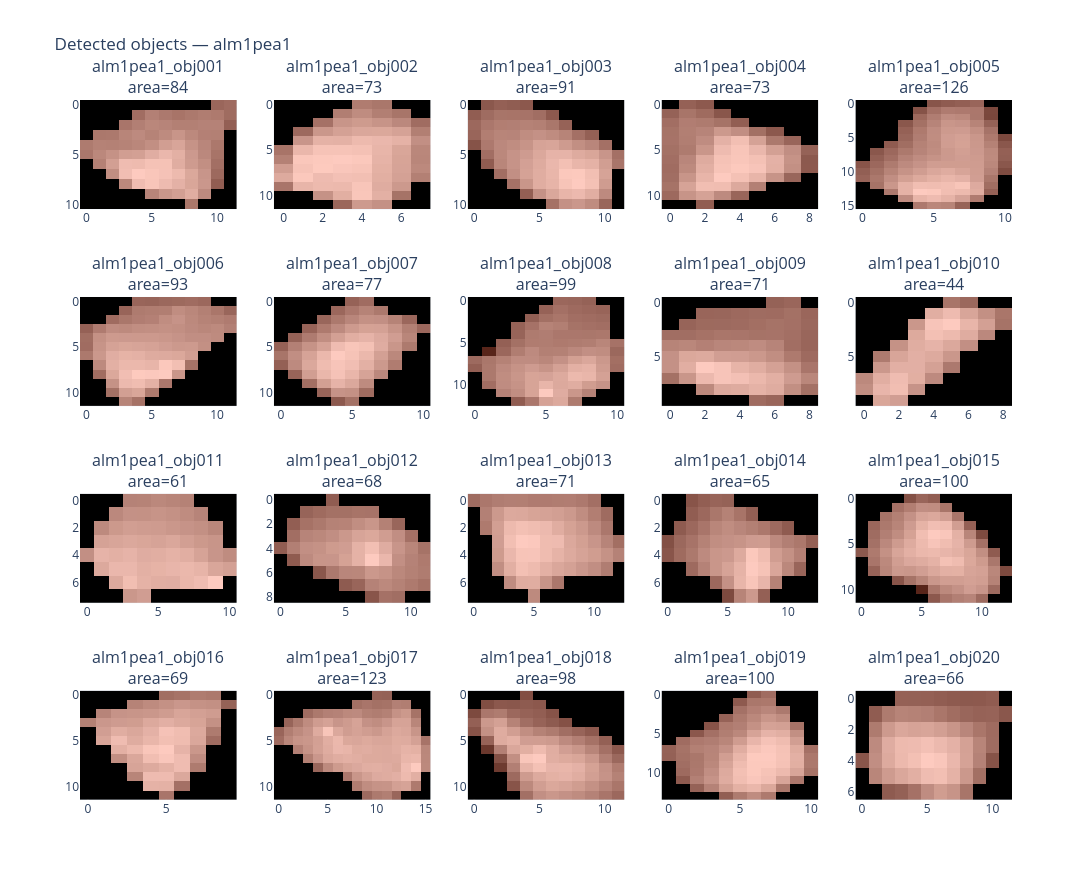
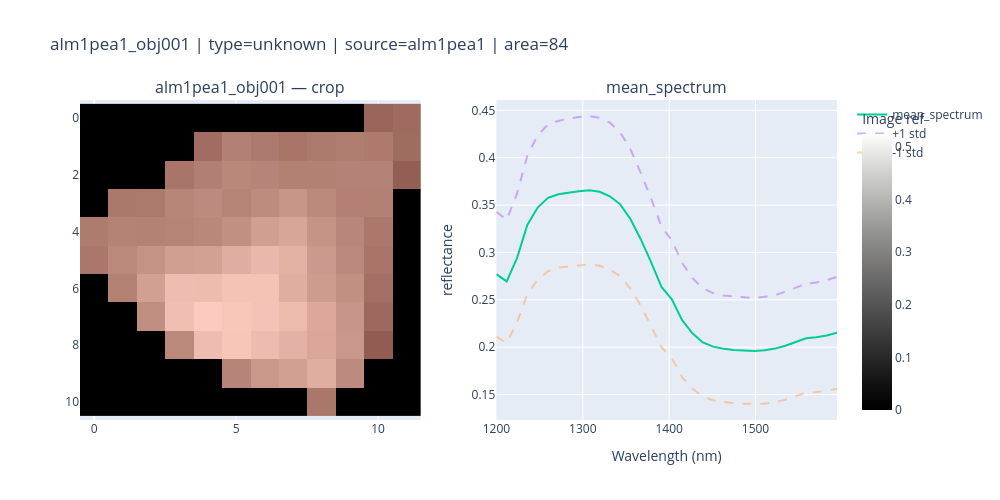

The notebook cell saved with these charts, in order:
### Code cell
if RUN_QC_PLOTS and len(object_db) > 0:
    first_image_key = image_summary_df.loc[
        image_summary_df["n_objects"] > 0,
        "clean_key",
    ].iloc[0]

    print("Object grid for:", first_image_key)

    plot_object_grid(
        object_db,
        source_image=first_image_key,
        title=f"Detected objects — {first_image_key}",
        max_objects=N_QC_OBJECTS,
        show=True,
    )

    first_object_id = object_summary_df.loc[
        object_summary_df["source_clean_key"].eq(first_image_key),
        "object_id",
    ].iloc[0]

    print("Single object view:", first_object_id)

    plot_object_view(
        object_db,
        object_id=first_object_id,
        spectrum_field="mean_spectrum",
        show=True,
    )
else:
    print("Object QC plots skipped.")

### Figure 1 — Plotly figure (JSON) as saved in the notebook; plotly's stock layout.template omitted (floating-point values rounded to 4 significant figures; data arrays with more than 128 entries replaced by an {"elided": "..."} marker saying what was removed)
{"data": [{"colorscale": [[0, "rgb(0, 0, 0)"], [0.09091, "rgb(16, 16, 16)"], [0.1818, "rgb(38, 38, 38)"], [0.2727, "rgb(59, 59, 59)"], [0.3636, "rgb(81, 80, 80)"], [0.4545, "rgb(102, 101, 101)"], [0.5455, "rgb(124, 123, 122)"], [0.6364, "rgb(146, 146, 145)"], [0.7273, "rgb(171, 171, 170)"], [0.8182, "rgb(197, 197, 195)"], [0.9091, "rgb(224, 224, 223)"], [1, "rgb(254, 254, 253)"]], "showscale": false, "type": "heatmap", "xaxis": "x", "yaxis": "y", "z": {"elided": "11x12 float values"}}, {"colorscale": [[0, "rgb(255,245,240)"], [0.125, "rgb(254,224,210)"], [0.25, "rgb(252,187,161)"], [0.375, "rgb(252,146,114)"], [0.5, "rgb(251,106,74)"], [0.625, "rgb(239,59,44)"], [0.75, "rgb(203,24,29)"], [0.875, "rgb(165,15,21)"], [1, "rgb(103,0,13)"]], "opacity": 0.35, "showscale": false, "type": "heatmap", "xaxis": "x", "yaxis": "y", "z": {"elided": "11x12 float values"}}, {"colorscale": [[0, "rgb(0, 0, 0)"], [0.09091, "rgb(16, 16, 16)"], [0.1818, "rgb(38, 38, 38)"], [0.2727, "rgb(59, 59, 59)"], [0.3636, "rgb(81, 80, 80)"], [0.4545, "rgb(102, 101, 101)"], [0.5455, "rgb(124, 123, 122)"], [0.6364, "rgb(146, 146, 145)"], [0.7273, "rgb(171, 171, 170)"], [0.8182, "rgb(197, 197, 195)"], [0.9091, "rgb(224, 224, 223)"], [1, "rgb(254, 254, 253)"]], "showscale": false, "type": "heatmap", "xaxis": "x2", "yaxis": "y2", "z": [[0.0, 0.0, 0.0, 0.0, 0.2998, 0.283, 0.0, 0.0], [0.0, 0.0, 0.0, 0.3041, 0.345, 0.3077, 0.276, 0.0], [0.0, 0.0, 0.2663, 0.3706, 0.3865, 0.3692, 0.3356, 0.2487], [0.0, 0.2391, 0.3756, 0.4042, 0.4195, 0.4216, 0.4071, 0.3073], [0.0, 0.373, 0.4499, 0.4466, 0.4688, 0.4632, 0.4496, 0.3568], [0.2745, 0.4612, 0.49, 0.4909, 0.4861, 0.4557, 0.4162, 0.3325], [0.3146, 0.4993, 0.5048, 0.5074, 0.5013, 0.4514, 0.4108, 0.3288], [0.3936, 0.4911, 0.506, 0.4985, 0.4917, 0.4454, 0.4099, 0.3372], [0.428, 0.5013, 0.4727, 0.4842, 0.4811, 0.4403, 0.4053, 0.3099], [0.2792, 0.4568, 0.469, 0.4664, 0.495, 0.4341, 0.3817, 0.0], [0.0, 0.0, 0.3639, 0.4407, 0.4965, 0.4444, 0.2707, 0.0], [0.0, 0.0, 0.0, 0.2331, 0.3856, 0.3602, 0.0, 0.0]]}, {"colorscale": [[0, "rgb(255,245,240)"], [0.125, "rgb(254,224,210)"], [0.25, "rgb(252,187,161)"], [0.375, "rgb(252,146,114)"], [0.5, "rgb(251,106,74)"], [0.625, "rgb(239,59,44)"], [0.75, "rgb(203,24,29)"], [0.875, "rgb(165,15,21)"], [1, "rgb(103,0,13)"]], "opacity": 0.35, "showscale": false, "type": "heatmap", "xaxis": "x2", "yaxis": "y2", "z": [[NaN, NaN, NaN, NaN, 1.0, 1.0, NaN, NaN], [NaN, NaN, NaN, 1.0, 1.0, 1.0, 1.0, NaN], [NaN, NaN, 1.0, 1.0, 1.0, 1.0, 1.0, 1.0], [NaN, 1.0, 1.0, 1.0, 1.0, 1.0, 1.0, 1.0], [NaN, 1.0, 1.0, 1.0, 1.0, 1.0, 1.0, 1.0], [1.0, 1.0, 1.0, 1.0, 1.0, 1.0, 1.0, 1.0], [1.0, 1.0, 1.0, 1.0, 1.0, 1.0, 1.0, 1.0], [1.0, 1.0, 1.0, 1.0, 1.0, 1.0, 1.0, 1.0], [1.0, 1.0, 1.0, 1.0, 1.0, 1.0, 1.0, 1.0], [1.0, 1.0, 1.0, 1.0, 1.0, 1.0, 1.0, NaN], [NaN, NaN, 1.0, 1.0, 1.0, 1.0, 1.0, NaN], [NaN, NaN, NaN, 1.0, 1.0, 1.0, NaN, NaN]]}, {"colorscale": [[0, "rgb(0, 0, 0)"], [0.09091, "rgb(16, 16, 16)"], [0.1818, "rgb(38, 38, 38)"], [0.2727, "rgb(59, 59, 59)"], [0.3636, "rgb(81, 80, 80)"], [0.4545, "rgb(102, 101, 101)"], [0.5455, "rgb(124, 123, 122)"], [0.6364, "rgb(146, 146, 145)"], [0.7273, "rgb(171, 171, 170)"], [0.8182, "rgb(197, 197, 195)"], [0.9091, "rgb(224, 224, 223)"], [1, "rgb(254, 254, 253)"]], "showscale": false, "type": "heatmap", "xaxis": "x3", "yaxis": "y3", "z": {"elided": "11x12 float values"}}, {"colorscale": [[0, "rgb(255,245,240)"], [0.125, "rgb(254,224,210)"], [0.25, "rgb(252,187,161)"], [0.375, "rgb(252,146,114)"], [0.5, "rgb(251,106,74)"], [0.625, "rgb(239,59,44)"], [0.75, "rgb(203,24,29)"], [0.875, "rgb(165,15,21)"], [1, "rgb(103,0,13)"]], "opacity": 0.35, "showscale": false, "type": "heatmap", "xaxis": "x3", "yaxis": "y3", "z": {"elided": "11x12 float values"}}, {"colorscale": [[0, "rgb(0, 0, 0)"], [0.09091, "rgb(16, 16, 16)"], [0.1818, "rgb(38, 38, 38)"], [0.2727, "rgb(59, 59, 59)"], [0.3636, "rgb(81, 80, 80)"], [0.4545, "rgb(102, 101, 101)"], [0.5455, "rgb(124, 123, 122)"], [0.6364, "rgb(146, 146, 145)"], [0.7273, "rgb(171, 171, 170)"], [0.8182, "rgb(197, 197, 195)"], [0.9091, "rgb(224, 224, 223)"], [1, "rgb(254, 254, 253)"]], "showscale": false, "type": "heatmap", "xaxis": "x4", "yaxis": "y4", "z": [[0.0, 0.2857, 0.2488, 0.0, 0.0, 0.0, 0.0, 0.0, 0.0], [0.2866, 0.3691, 0.3269, 0.2338, 0.0, 0.0, 0.0, 0.0, 0.0], [0.342, 0.4058, 0.3931, 0.3608, 0.2696, 0.0, 0.0, 0.0, 0.0], [0.3611, 0.4095, 0.4342, 0.5115, 0.4719, 0.3471, 0.2438, 0.0, 0.0], [0.3646, 0.4064, 0.4639, 0.599, 0.6424, 0.5444, 0.387, 0.3035, 0.0], [0.3526, 0.3948, 0.501, 0.6314, 0.6614, 0.6183, 0.5379, 0.4719, 0.2875], [0.3429, 0.441, 0.5763, 0.6523, 0.6632, 0.649, 0.5983, 0.489, 0.2477], [0.3339, 0.4526, 0.5893, 0.6567, 0.6739, 0.6585, 0.593, 0.4795, 0.2503], [0.3395, 0.4966, 0.61, 0.6781, 0.6489, 0.6088, 0.4937, 0.3046, 0.0], [0.3621, 0.5481, 0.6391, 0.6367, 0.5677, 0.4141, 0.0, 0.0, 0.0], [0.3194, 0.4934, 0.5461, 0.4568, 0.3025, 0.0, 0.0, 0.0, 0.0], [0.0, 0.0, 0.2676, 0.0, 0.0, 0.0, 0.0, 0.0, 0.0]]}, {"colorscale": [[0, "rgb(255,245,240)"], [0.125, "rgb(254,224,210)"], [0.25, "rgb(252,187,161)"], [0.375, "rgb(252,146,114)"], [0.5, "rgb(251,106,74)"], [0.625, "rgb(239,59,44)"], [0.75, "rgb(203,24,29)"], [0.875, "rgb(165,15,21)"], [1, "rgb(103,0,13)"]], "opacity": 0.35, "showscale": false, "type": "heatmap", "xaxis": "x4", "yaxis": "y4", "z": [[NaN, 1.0, 1.0, NaN, NaN, NaN, NaN, NaN, NaN], [1.0, 1.0, 1.0, 1.0, NaN, NaN, NaN, NaN, NaN], [1.0, 1.0, 1.0, 1.0, 1.0, NaN, NaN, NaN, NaN], [1.0, 1.0, 1.0, 1.0, 1.0, 1.0, 1.0, NaN, NaN], [1.0, 1.0, 1.0, 1.0, 1.0, 1.0, 1.0, 1.0, NaN], [1.0, 1.0, 1.0, 1.0, 1.0, 1.0, 1.0, 1.0, 1.0], [1.0, 1.0, 1.0, 1.0, 1.0, 1.0, 1.0, 1.0, 1.0], [1.0, 1.0, 1.0, 1.0, 1.0, 1.0, 1.0, 1.0, 1.0], [1.0, 1.0, 1.0, 1.0, 1.0, 1.0, 1.0, 1.0, NaN], [1.0, 1.0, 1.0, 1.0, 1.0, 1.0, NaN, NaN, NaN], [1.0, 1.0, 1.0, 1.0, 1.0, NaN, NaN, NaN, NaN], [NaN, NaN, 1.0, NaN, NaN, NaN, NaN, NaN, NaN]]}, {"colorscale": [[0, "rgb(0, 0, 0)"], [0.09091, "rgb(16, 16, 16)"], [0.1818, "rgb(38, 38, 38)"], [0.2727, "rgb(59, 59, 59)"], [0.3636, "rgb(81, 80, 80)"], [0.4545, "rgb(102, 101, 101)"], [0.5455, "rgb(124, 123, 122)"], [0.6364, "rgb(146, 146, 145)"], [0.7273, "rgb(171, 171, 170)"], [0.8182, "rgb(197, 197, 195)"], [0.9091, "rgb(224, 224, 223)"], [1, "rgb(254, 254, 253)"]], "showscale": false, "type": "heatmap", "xaxis": "x5", "yaxis": "y5", "z": {"elided": "16x11 float values"}}, {"colorscale": [[0, "rgb(255,245,240)"], [0.125, "rgb(254,224,210)"], [0.25, "rgb(252,187,161)"], [0.375, "rgb(252,146,114)"], [0.5, "rgb(251,106,74)"], [0.625, "rgb(239,59,44)"], [0.75, "rgb(203,24,29)"], [0.875, "rgb(165,15,21)"], [1, "rgb(103,0,13)"]], "opacity": 0.35, "showscale": false, "type": "heatmap", "xaxis": "x5", "yaxis": "y5", "z": {"elided": "16x11 float values"}}, {"colorscale": [[0, "rgb(0, 0, 0)"], [0.09091, "rgb(16, 16, 16)"], [0.1818, "rgb(38, 38, 38)"], [0.2727, "rgb(59, 59, 59)"], [0.3636, "rgb(81, 80, 80)"], [0.4545, "rgb(102, 101, 101)"], [0.5455, "rgb(124, 123, 122)"], [0.6364, "rgb(146, 146, 145)"], [0.7273, "rgb(171, 171, 170)"], [0.8182, "rgb(197, 197, 195)"], [0.9091, "rgb(224, 224, 223)"], [1, "rgb(254, 254, 253)"]], "showscale": false, "type": "heatmap", "xaxis": "x6", "yaxis": "y6", "z": {"elided": "12x12 float values"}}, {"colorscale": [[0, "rgb(255,245,240)"], [0.125, "rgb(254,224,210)"], [0.25, "rgb(252,187,161)"], [0.375, "rgb(252,146,114)"], [0.5, "rgb(251,106,74)"], [0.625, "rgb(239,59,44)"], [0.75, "rgb(203,24,29)"], [0.875, "rgb(165,15,21)"], [1, "rgb(103,0,13)"]], "opacity": 0.35, "showscale": false, "type": "heatmap", "xaxis": "x6", "yaxis": "y6", "z": {"elided": "12x12 float values"}}, {"colorscale": [[0, "rgb(0, 0, 0)"], [0.09091, "rgb(16, 16, 16)"], [0.1818, "rgb(38, 38, 38)"], [0.2727, "rgb(59, 59, 59)"], [0.3636, "rgb(81, 80, 80)"], [0.4545, "rgb(102, 101, 101)"], [0.5455, "rgb(124, 123, 122)"], [0.6364, "rgb(146, 146, 145)"], [0.7273, "rgb(171, 171, 170)"], [0.8182, "rgb(197, 197, 195)"], [0.9091, "rgb(224, 224, 223)"], [1, "rgb(254, 254, 253)"]], "showscale": false, "type": "heatmap", "xaxis": "x7", "yaxis": "y7", "z": {"elided": "12x11 float values"}}, {"colorscale": [[0, "rgb(255,245,240)"], [0.125, "rgb(254,224,210)"], [0.25, "rgb(252,187,161)"], [0.375, "rgb(252,146,114)"], [0.5, "rgb(251,106,74)"], [0.625, "rgb(239,59,44)"], [0.75, "rgb(203,24,29)"], [0.875, "rgb(165,15,21)"], [1, "rgb(103,0,13)"]], "opacity": 0.35, "showscale": false, "type": "heatmap", "xaxis": "x7", "yaxis": "y7", "z": {"elided": "12x11 float values"}}, {"colorscale": [[0, "rgb(0, 0, 0)"], [0.09091, "rgb(16, 16, 16)"], [0.1818, "rgb(38, 38, 38)"], [0.2727, "rgb(59, 59, 59)"], [0.3636, "rgb(81, 80, 80)"], [0.4545, "rgb(102, 101, 101)"], [0.5455, "rgb(124, 123, 122)"], [0.6364, "rgb(146, 146, 145)"], [0.7273, "rgb(171, 171, 170)"], [0.8182, "rgb(197, 197, 195)"], [0.9091, "rgb(224, 224, 223)"], [1, "rgb(254, 254, 253)"]], "showscale": false, "type": "heatmap", "xaxis": "x8", "yaxis": "y8", "z": {"elided": "13x11 float values"}}, {"colorscale": [[0, "rgb(255,245,240)"], [0.125, "rgb(254,224,210)"], [0.25, "rgb(252,187,161)"], [0.375, "rgb(252,146,114)"], [0.5, "rgb(251,106,74)"], [0.625, "rgb(239,59,44)"], [0.75, "rgb(203,24,29)"], [0.875, "rgb(165,15,21)"], [1, "rgb(103,0,13)"]], "opacity": 0.35, "showscale": false, "type": "heatmap", "xaxis": "x8", "yaxis": "y8", "z": {"elided": "13x11 float values"}}, {"colorscale": [[0, "rgb(0, 0, 0)"], [0.09091, "rgb(16, 16, 16)"], [0.1818, "rgb(38, 38, 38)"], [0.2727, "rgb(59, 59, 59)"], [0.3636, "rgb(81, 80, 80)"], [0.4545, "rgb(102, 101, 101)"], [0.5455, "rgb(124, 123, 122)"], [0.6364, "rgb(146, 146, 145)"], [0.7273, "rgb(171, 171, 170)"], [0.8182, "rgb(197, 197, 195)"], [0.9091, "rgb(224, 224, 223)"], [1, "rgb(254, 254, 253)"]], "showscale": false, "type": "heatmap", "xaxis": "x9", "yaxis": "y9", "z": [[0.0, 0.0, 0.0, 0.0, 0.0, 0.0, 0.2554, 0.2726, 0.0], [0.0, 0.0, 0.2671, 0.269, 0.282, 0.2928, 0.2903, 0.3123, 0.2715], [0.0, 0.2628, 0.2841, 0.2855, 0.2894, 0.3046, 0.3193, 0.3096, 0.2782], [0.3008, 0.3002, 0.3178, 0.3323, 0.3305, 0.3195, 0.3219, 0.3056, 0.2697], [0.3825, 0.3914, 0.3708, 0.391, 0.3947, 0.4103, 0.3842, 0.3034, 0.2678], [0.4275, 0.4987, 0.5063, 0.4701, 0.466, 0.4479, 0.4138, 0.346, 0.2882], [0.4265, 0.518, 0.5995, 0.5828, 0.5368, 0.5141, 0.4773, 0.4262, 0.3285], [0.3117, 0.4425, 0.5527, 0.5839, 0.5725, 0.5488, 0.5223, 0.4601, 0.3914], [0.0, 0.0, 0.3994, 0.5034, 0.5079, 0.5311, 0.5126, 0.418, 0.3112], [0.0, 0.0, 0.0, 0.0, 0.0, 0.2896, 0.2667, 0.0, 0.0]]}, {"colorscale": [[0, "rgb(255,245,240)"], [0.125, "rgb(254,224,210)"], [0.25, "rgb(252,187,161)"], [0.375, "rgb(252,146,114)"], [0.5, "rgb(251,106,74)"], [0.625, "rgb(239,59,44)"], [0.75, "rgb(203,24,29)"], [0.875, "rgb(165,15,21)"], [1, "rgb(103,0,13)"]], "opacity": 0.35, "showscale": false, "type": "heatmap", "xaxis": "x9", "yaxis": "y9", "z": [[NaN, NaN, NaN, NaN, NaN, NaN, 1.0, 1.0, NaN], [NaN, NaN, 1.0, 1.0, 1.0, 1.0, 1.0, 1.0, 1.0], [NaN, 1.0, 1.0, 1.0, 1.0, 1.0, 1.0, 1.0, 1.0], [1.0, 1.0, 1.0, 1.0, 1.0, 1.0, 1.0, 1.0, 1.0], [1.0, 1.0, 1.0, 1.0, 1.0, 1.0, 1.0, 1.0, 1.0], [1.0, 1.0, 1.0, 1.0, 1.0, 1.0, 1.0, 1.0, 1.0], [1.0, 1.0, 1.0, 1.0, 1.0, 1.0, 1.0, 1.0, 1.0], [1.0, 1.0, 1.0, 1.0, 1.0, 1.0, 1.0, 1.0, 1.0], [NaN, NaN, 1.0, 1.0, 1.0, 1.0, 1.0, 1.0, 1.0], [NaN, NaN, NaN, NaN, NaN, 1.0, 1.0, NaN, NaN]]}, {"colorscale": [[0, "rgb(0, 0, 0)"], [0.09091, "rgb(16, 16, 16)"], [0.1818, "rgb(38, 38, 38)"], [0.2727, "rgb(59, 59, 59)"], [0.3636, "rgb(81, 80, 80)"], [0.4545, "rgb(102, 101, 101)"], [0.5455, "rgb(124, 123, 122)"], [0.6364, "rgb(146, 146, 145)"], [0.7273, "rgb(171, 171, 170)"], [0.8182, "rgb(197, 197, 195)"], [0.9091, "rgb(224, 224, 223)"], [1, "rgb(254, 254, 253)"]], "showscale": false, "type": "heatmap", "xaxis": "x10", "yaxis": "y10", "z": [[0.0, 0.0, 0.0, 0.0, 0.0, 0.2648, 0.2248, 0.0, 0.0], [0.0, 0.0, 0.0, 0.0, 0.4188, 0.4501, 0.395, 0.341, 0.2669], [0.0, 0.0, 0.0, 0.3594, 0.4712, 0.4837, 0.4352, 0.3833, 0.2581], [0.0, 0.0, 0.0, 0.4064, 0.4606, 0.4469, 0.4123, 0.3203, 0.0], [0.0, 0.0, 0.346, 0.4163, 0.4317, 0.4033, 0.3393, 0.0, 0.0], [0.0, 0.281, 0.3953, 0.4218, 0.4084, 0.3588, 0.0, 0.0, 0.0], [0.0, 0.3625, 0.4224, 0.4219, 0.3855, 0.2766, 0.0, 0.0, 0.0], [0.322, 0.4179, 0.4528, 0.4194, 0.3247, 0.0, 0.0, 0.0, 0.0], [0.3342, 0.4365, 0.456, 0.35, 0.0, 0.0, 0.0, 0.0, 0.0], [0.0, 0.3974, 0.3796, 0.0, 0.0, 0.0, 0.0, 0.0, 0.0]]}, {"colorscale": [[0, "rgb(255,245,240)"], [0.125, "rgb(254,224,210)"], [0.25, "rgb(252,187,161)"], [0.375, "rgb(252,146,114)"], [0.5, "rgb(251,106,74)"], [0.625, "rgb(239,59,44)"], [0.75, "rgb(203,24,29)"], [0.875, "rgb(165,15,21)"], [1, "rgb(103,0,13)"]], "opacity": 0.35, "showscale": false, "type": "heatmap", "xaxis": "x10", "yaxis": "y10", "z": [[NaN, NaN, NaN, NaN, NaN, 1.0, 1.0, NaN, NaN], [NaN, NaN, NaN, NaN, 1.0, 1.0, 1.0, 1.0, 1.0], [NaN, NaN, NaN, 1.0, 1.0, 1.0, 1.0, 1.0, 1.0], [NaN, NaN, NaN, 1.0, 1.0, 1.0, 1.0, 1.0, NaN], [NaN, NaN, 1.0, 1.0, 1.0, 1.0, 1.0, NaN, NaN], [NaN, 1.0, 1.0, 1.0, 1.0, 1.0, NaN, NaN, NaN], [NaN, 1.0, 1.0, 1.0, 1.0, 1.0, NaN, NaN, NaN], [1.0, 1.0, 1.0, 1.0, 1.0, NaN, NaN, NaN, NaN], [1.0, 1.0, 1.0, 1.0, NaN, NaN, NaN, NaN, NaN], [NaN, 1.0, 1.0, NaN, NaN, NaN, NaN, NaN, NaN]]}, {"colorscale": [[0, "rgb(0, 0, 0)"], [0.09091, "rgb(16, 16, 16)"], [0.1818, "rgb(38, 38, 38)"], [0.2727, "rgb(59, 59, 59)"], [0.3636, "rgb(81, 80, 80)"], [0.4545, "rgb(102, 101, 101)"], [0.5455, "rgb(124, 123, 122)"], [0.6364, "rgb(146, 146, 145)"], [0.7273, "rgb(171, 171, 170)"], [0.8182, "rgb(197, 197, 195)"], [0.9091, "rgb(224, 224, 223)"], [1, "rgb(254, 254, 253)"]], "showscale": false, "type": "heatmap", "xaxis": "x11", "yaxis": "y11", "z": [[0.0, 0.0, 0.0, 0.223, 0.2244, 0.2339, 0.2283, 0.222, 0.0, 0.0, 0.0], [0.0, 0.0, 0.2355, 0.2527, 0.2518, 0.2575, 0.2514, 0.2418, 0.2274, 0.0, 0.0], [0.0, 0.2379, 0.2665, 0.2768, 0.2734, 0.2706, 0.2635, 0.2573, 0.251, 0.2319, 0.0], [0.0, 0.285, 0.2908, 0.2965, 0.2913, 0.2862, 0.2944, 0.2797, 0.2663, 0.2596, 0.0], [0.2496, 0.3171, 0.3105, 0.3167, 0.3037, 0.3073, 0.3141, 0.3076, 0.287, 0.2609, 0.2409], [0.0, 0.2979, 0.3241, 0.324, 0.311, 0.315, 0.3205, 0.3251, 0.3179, 0.293, 0.281], [0.0, 0.0, 0.3002, 0.3342, 0.3138, 0.3069, 0.3065, 0.3221, 0.3322, 0.3549, 0.0], [0.0, 0.0, 0.0, 0.2633, 0.2757, 0.0, 0.0, 0.0, 0.0, 0.0, 0.0]]}, {"colorscale": [[0, "rgb(255,245,240)"], [0.125, "rgb(254,224,210)"], [0.25, "rgb(252,187,161)"], [0.375, "rgb(252,146,114)"], [0.5, "rgb(251,106,74)"], [0.625, "rgb(239,59,44)"], [0.75, "rgb(203,24,29)"], [0.875, "rgb(165,15,21)"], [1, "rgb(103,0,13)"]], "opacity": 0.35, "showscale": false, "type": "heatmap", "xaxis": "x11", "yaxis": "y11", "z": [[NaN, NaN, NaN, 1.0, 1.0, 1.0, 1.0, 1.0, NaN, NaN, NaN], [NaN, NaN, 1.0, 1.0, 1.0, 1.0, 1.0, 1.0, 1.0, NaN, NaN], [NaN, 1.0, 1.0, 1.0, 1.0, 1.0, 1.0, 1.0, 1.0, 1.0, NaN], [NaN, 1.0, 1.0, 1.0, 1.0, 1.0, 1.0, 1.0, 1.0, 1.0, NaN], [1.0, 1.0, 1.0, 1.0, 1.0, 1.0, 1.0, 1.0, 1.0, 1.0, 1.0], [NaN, 1.0, 1.0, 1.0, 1.0, 1.0, 1.0, 1.0, 1.0, 1.0, 1.0], [NaN, NaN, 1.0, 1.0, 1.0, 1.0, 1.0, 1.0, 1.0, 1.0, NaN], [NaN, NaN, NaN, 1.0, 1.0, NaN, NaN, NaN, NaN, NaN, NaN]]}, {"colorscale": [[0, "rgb(0, 0, 0)"], [0.09091, "rgb(16, 16, 16)"], [0.1818, "rgb(38, 38, 38)"], [0.2727, "rgb(59, 59, 59)"], [0.3636, "rgb(81, 80, 80)"], [0.4545, "rgb(102, 101, 101)"], [0.5455, "rgb(124, 123, 122)"], [0.6364, "rgb(146, 146, 145)"], [0.7273, "rgb(171, 171, 170)"], [0.8182, "rgb(197, 197, 195)"], [0.9091, "rgb(224, 224, 223)"], [1, "rgb(254, 254, 253)"]], "showscale": false, "type": "heatmap", "xaxis": "x12", "yaxis": "y12", "z": [[0.0, 0.0, 0.0, 0.0, 0.2467, 0.0, 0.0, 0.0, 0.0, 0.0, 0.0, 0.0], [0.0, 0.0, 0.2793, 0.3073, 0.3318, 0.3315, 0.3441, 0.342, 0.0, 0.0, 0.0, 0.0], [0.0, 0.2546, 0.3369, 0.3637, 0.3967, 0.404, 0.4397, 0.4703, 0.3946, 0.2854, 0.0, 0.0], [0.0, 0.3199, 0.4069, 0.418, 0.4413, 0.4769, 0.5195, 0.5304, 0.494, 0.4424, 0.3291, 0.0], [0.2521, 0.3865, 0.4477, 0.4561, 0.4851, 0.4952, 0.5645, 0.604, 0.5455, 0.4683, 0.4134, 0.3399], [0.0, 0.2439, 0.4279, 0.4664, 0.4675, 0.5088, 0.5643, 0.6369, 0.5806, 0.4465, 0.399, 0.3686], [0.0, 0.0, 0.0, 0.2236, 0.3644, 0.4136, 0.4169, 0.4764, 0.4585, 0.4192, 0.3961, 0.3745], [0.0, 0.0, 0.0, 0.0, 0.0, 0.2387, 0.2839, 0.4, 0.4244, 0.3989, 0.3677, 0.336], [0.0, 0.0, 0.0, 0.0, 0.0, 0.0, 0.0, 0.2182, 0.3337, 0.3194, 0.0, 0.0]]}, {"colorscale": [[0, "rgb(255,245,240)"], [0.125, "rgb(254,224,210)"], [0.25, "rgb(252,187,161)"], [0.375, "rgb(252,146,114)"], [0.5, "rgb(251,106,74)"], [0.625, "rgb(239,59,44)"], [0.75, "rgb(203,24,29)"], [0.875, "rgb(165,15,21)"], [1, "rgb(103,0,13)"]], "opacity": 0.35, "showscale": false, "type": "heatmap", "xaxis": "x12", "yaxis": "y12", "z": [[NaN, NaN, NaN, NaN, 1.0, NaN, NaN, NaN, NaN, NaN, NaN, NaN], [NaN, NaN, 1.0, 1.0, 1.0, 1.0, 1.0, 1.0, NaN, NaN, NaN, NaN], [NaN, 1.0, 1.0, 1.0, 1.0, 1.0, 1.0, 1.0, 1.0, 1.0, NaN, NaN], [NaN, 1.0, 1.0, 1.0, 1.0, 1.0, 1.0, 1.0, 1.0, 1.0, 1.0, NaN], [1.0, 1.0, 1.0, 1.0, 1.0, 1.0, 1.0, 1.0, 1.0, 1.0, 1.0, 1.0], [NaN, 1.0, 1.0, 1.0, 1.0, 1.0, 1.0, 1.0, 1.0, 1.0, 1.0, 1.0], [NaN, NaN, NaN, 1.0, 1.0, 1.0, 1.0, 1.0, 1.0, 1.0, 1.0, 1.0], [NaN, NaN, NaN, NaN, NaN, 1.0, 1.0, 1.0, 1.0, 1.0, 1.0, 1.0], [NaN, NaN, NaN, NaN, NaN, NaN, NaN, 1.0, 1.0, 1.0, NaN, NaN]]}, {"colorscale": [[0, "rgb(0, 0, 0)"], [0.09091, "rgb(16, 16, 16)"], [0.1818, "rgb(38, 38, 38)"], [0.2727, "rgb(59, 59, 59)"], [0.3636, "rgb(81, 80, 80)"], [0.4545, "rgb(102, 101, 101)"], [0.5455, "rgb(124, 123, 122)"], [0.6364, "rgb(146, 146, 145)"], [0.7273, "rgb(171, 171, 170)"], [0.8182, "rgb(197, 197, 195)"], [0.9091, "rgb(224, 224, 223)"], [1, "rgb(254, 254, 253)"]], "showscale": false, "type": "heatmap", "xaxis": "x13", "yaxis": "y13", "z": [[0.2599, 0.2991, 0.3175, 0.3241, 0.3215, 0.3127, 0.3129, 0.3163, 0.3189, 0.3059, 0.2715, 0.0, 0.0], [0.0, 0.328, 0.4015, 0.4467, 0.4446, 0.4332, 0.4295, 0.4194, 0.4019, 0.3662, 0.3214, 0.2585, 0.0], [0.0, 0.3075, 0.4198, 0.4934, 0.5077, 0.5012, 0.4916, 0.4578, 0.4263, 0.4007, 0.3587, 0.2987, 0.0], [0.0, 0.0, 0.4145, 0.5061, 0.5333, 0.5287, 0.4985, 0.4963, 0.4442, 0.4215, 0.3922, 0.3421, 0.2703], [0.0, 0.0, 0.4057, 0.4868, 0.5171, 0.5195, 0.4982, 0.4738, 0.4496, 0.4306, 0.4121, 0.3814, 0.3355], [0.0, 0.0, 0.3702, 0.4643, 0.5069, 0.4943, 0.4665, 0.4422, 0.4249, 0.3981, 0.3696, 0.3184, 0.0], [0.0, 0.0, 0.0, 0.3649, 0.4546, 0.4592, 0.3875, 0.2986, 0.0, 0.0, 0.0, 0.0, 0.0], [0.0, 0.0, 0.0, 0.0, 0.0, 0.3562, 0.0, 0.0, 0.0, 0.0, 0.0, 0.0, 0.0]]}, {"colorscale": [[0, "rgb(255,245,240)"], [0.125, "rgb(254,224,210)"], [0.25, "rgb(252,187,161)"], [0.375, "rgb(252,146,114)"], [0.5, "rgb(251,106,74)"], [0.625, "rgb(239,59,44)"], [0.75, "rgb(203,24,29)"], [0.875, "rgb(165,15,21)"], [1, "rgb(103,0,13)"]], "opacity": 0.35, "showscale": false, "type": "heatmap", "xaxis": "x13", "yaxis": "y13", "z": [[1.0, 1.0, 1.0, 1.0, 1.0, 1.0, 1.0, 1.0, 1.0, 1.0, 1.0, NaN, NaN], [NaN, 1.0, 1.0, 1.0, 1.0, 1.0, 1.0, 1.0, 1.0, 1.0, 1.0, 1.0, NaN], [NaN, 1.0, 1.0, 1.0, 1.0, 1.0, 1.0, 1.0, 1.0, 1.0, 1.0, 1.0, NaN], [NaN, NaN, 1.0, 1.0, 1.0, 1.0, 1.0, 1.0, 1.0, 1.0, 1.0, 1.0, 1.0], [NaN, NaN, 1.0, 1.0, 1.0, 1.0, 1.0, 1.0, 1.0, 1.0, 1.0, 1.0, 1.0], [NaN, NaN, 1.0, 1.0, 1.0, 1.0, 1.0, 1.0, 1.0, 1.0, 1.0, 1.0, NaN], [NaN, NaN, NaN, 1.0, 1.0, 1.0, 1.0, 1.0, NaN, NaN, NaN, NaN, NaN], [NaN, NaN, NaN, NaN, NaN, 1.0, NaN, NaN, NaN, NaN, NaN, NaN, NaN]]}, {"colorscale": [[0, "rgb(0, 0, 0)"], [0.09091, "rgb(16, 16, 16)"], [0.1818, "rgb(38, 38, 38)"], [0.2727, "rgb(59, 59, 59)"], [0.3636, "rgb(81, 80, 80)"], [0.4545, "rgb(102, 101, 101)"], [0.5455, "rgb(124, 123, 122)"], [0.6364, "rgb(146, 146, 145)"], [0.7273, "rgb(171, 171, 170)"], [0.8182, "rgb(197, 197, 195)"], [0.9091, "rgb(224, 224, 223)"], [1, "rgb(254, 254, 253)"]], "showscale": false, "type": "heatmap", "xaxis": "x14", "yaxis": "y14", "z": [[0.0, 0.0, 0.2426, 0.2884, 0.3222, 0.3072, 0.0, 0.0, 0.0, 0.0, 0.0, 0.0, 0.0], [0.0, 0.0, 0.2869, 0.3408, 0.4041, 0.4536, 0.3925, 0.2949, 0.0, 0.0, 0.0, 0.0, 0.0], [0.0, 0.2751, 0.3396, 0.3993, 0.4706, 0.4985, 0.4733, 0.4463, 0.411, 0.3483, 0.2755, 0.0, 0.0], [0.2223, 0.3361, 0.389, 0.4546, 0.5029, 0.517, 0.5295, 0.5566, 0.5601, 0.4893, 0.4411, 0.4119, 0.2985], [0.2495, 0.3507, 0.4143, 0.4881, 0.536, 0.5495, 0.614, 0.7188, 0.6831, 0.5625, 0.516, 0.4495, 0.0], [0.0, 0.0, 0.3491, 0.4571, 0.5359, 0.5859, 0.6466, 0.7268, 0.7035, 0.5991, 0.4795, 0.3233, 0.0], [0.0, 0.0, 0.0, 0.0, 0.3401, 0.5187, 0.6536, 0.7085, 0.6554, 0.4528, 0.0, 0.0, 0.0], [0.0, 0.0, 0.0, 0.0, 0.0, 0.1934, 0.4616, 0.5481, 0.2996, 0.0, 0.0, 0.0, 0.0]]}, {"colorscale": [[0, "rgb(255,245,240)"], [0.125, "rgb(254,224,210)"], [0.25, "rgb(252,187,161)"], [0.375, "rgb(252,146,114)"], [0.5, "rgb(251,106,74)"], [0.625, "rgb(239,59,44)"], [0.75, "rgb(203,24,29)"], [0.875, "rgb(165,15,21)"], [1, "rgb(103,0,13)"]], "opacity": 0.35, "showscale": false, "type": "heatmap", "xaxis": "x14", "yaxis": "y14", "z": [[NaN, NaN, 1.0, 1.0, 1.0, 1.0, NaN, NaN, NaN, NaN, NaN, NaN, NaN], [NaN, NaN, 1.0, 1.0, 1.0, 1.0, 1.0, 1.0, NaN, NaN, NaN, NaN, NaN], [NaN, 1.0, 1.0, 1.0, 1.0, 1.0, 1.0, 1.0, 1.0, 1.0, 1.0, NaN, NaN], [1.0, 1.0, 1.0, 1.0, 1.0, 1.0, 1.0, 1.0, 1.0, 1.0, 1.0, 1.0, 1.0], [1.0, 1.0, 1.0, 1.0, 1.0, 1.0, 1.0, 1.0, 1.0, 1.0, 1.0, 1.0, NaN], [NaN, NaN, 1.0, 1.0, 1.0, 1.0, 1.0, 1.0, 1.0, 1.0, 1.0, 1.0, NaN], [NaN, NaN, NaN, NaN, 1.0, 1.0, 1.0, 1.0, 1.0, 1.0, NaN, NaN, NaN], [NaN, NaN, NaN, NaN, NaN, 1.0, 1.0, 1.0, 1.0, NaN, NaN, NaN, NaN]]}, {"colorscale": [[0, "rgb(0, 0, 0)"], [0.09091, "rgb(16, 16, 16)"], [0.1818, "rgb(38, 38, 38)"], [0.2727, "rgb(59, 59, 59)"], [0.3636, "rgb(81, 80, 80)"], [0.4545, "rgb(102, 101, 101)"], [0.5455, "rgb(124, 123, 122)"], [0.6364, "rgb(146, 146, 145)"], [0.7273, "rgb(171, 171, 170)"], [0.8182, "rgb(197, 197, 195)"], [0.9091, "rgb(224, 224, 223)"], [1, "rgb(254, 254, 253)"]], "showscale": false, "type": "heatmap", "xaxis": "x15", "yaxis": "y15", "z": {"elided": "12x13 float values"}}, {"colorscale": [[0, "rgb(255,245,240)"], [0.125, "rgb(254,224,210)"], [0.25, "rgb(252,187,161)"], [0.375, "rgb(252,146,114)"], [0.5, "rgb(251,106,74)"], [0.625, "rgb(239,59,44)"], [0.75, "rgb(203,24,29)"], [0.875, "rgb(165,15,21)"], [1, "rgb(103,0,13)"]], "opacity": 0.35, "showscale": false, "type": "heatmap", "xaxis": "x15", "yaxis": "y15", "z": {"elided": "12x13 float values"}}, {"colorscale": [[0, "rgb(0, 0, 0)"], [0.09091, "rgb(16, 16, 16)"], [0.1818, "rgb(38, 38, 38)"], [0.2727, "rgb(59, 59, 59)"], [0.3636, "rgb(81, 80, 80)"], [0.4545, "rgb(102, 101, 101)"], [0.5455, "rgb(124, 123, 122)"], [0.6364, "rgb(146, 146, 145)"], [0.7273, "rgb(171, 171, 170)"], [0.8182, "rgb(197, 197, 195)"], [0.9091, "rgb(224, 224, 223)"], [1, "rgb(254, 254, 253)"]], "showscale": false, "type": "heatmap", "xaxis": "x16", "yaxis": "y16", "z": [[0.0, 0.0, 0.0, 0.0, 0.0, 0.2438, 0.2609, 0.2867, 0.2787, 0.0], [0.0, 0.0, 0.0, 0.3083, 0.33, 0.346, 0.3632, 0.3493, 0.3449, 0.2078], [0.0, 0.313, 0.354, 0.3561, 0.3616, 0.3761, 0.3995, 0.3865, 0.376, 0.0], [0.3026, 0.364, 0.3742, 0.3771, 0.4096, 0.4265, 0.4102, 0.3968, 0.3466, 0.0], [0.0, 0.3827, 0.4199, 0.4042, 0.4313, 0.471, 0.4584, 0.4089, 0.2838, 0.0], [0.0, 0.3991, 0.4574, 0.4174, 0.4419, 0.4635, 0.4565, 0.4038, 0.241, 0.0], [0.0, 0.0, 0.4272, 0.4477, 0.4778, 0.4883, 0.4354, 0.363, 0.0, 0.0], [0.0, 0.0, 0.3402, 0.4039, 0.4598, 0.4796, 0.4566, 0.3347, 0.0, 0.0], [0.0, 0.0, 0.0, 0.3981, 0.4117, 0.4324, 0.4579, 0.283, 0.0, 0.0], [0.0, 0.0, 0.0, 0.314, 0.4536, 0.4541, 0.4074, 0.0, 0.0, 0.0], [0.0, 0.0, 0.0, 0.0, 0.4317, 0.4294, 0.2524, 0.0, 0.0, 0.0], [0.0, 0.0, 0.0, 0.0, 0.0, 0.268, 0.0, 0.0, 0.0, 0.0]]}, {"colorscale": [[0, "rgb(255,245,240)"], [0.125, "rgb(254,224,210)"], [0.25, "rgb(252,187,161)"], [0.375, "rgb(252,146,114)"], [0.5, "rgb(251,106,74)"], [0.625, "rgb(239,59,44)"], [0.75, "rgb(203,24,29)"], [0.875, "rgb(165,15,21)"], [1, "rgb(103,0,13)"]], "opacity": 0.35, "showscale": false, "type": "heatmap", "xaxis": "x16", "yaxis": "y16", "z": [[NaN, NaN, NaN, NaN, NaN, 1.0, 1.0, 1.0, 1.0, NaN], [NaN, NaN, NaN, 1.0, 1.0, 1.0, 1.0, 1.0, 1.0, 1.0], [NaN, 1.0, 1.0, 1.0, 1.0, 1.0, 1.0, 1.0, 1.0, NaN], [1.0, 1.0, 1.0, 1.0, 1.0, 1.0, 1.0, 1.0, 1.0, NaN], [NaN, 1.0, 1.0, 1.0, 1.0, 1.0, 1.0, 1.0, 1.0, NaN], [NaN, 1.0, 1.0, 1.0, 1.0, 1.0, 1.0, 1.0, 1.0, NaN], [NaN, NaN, 1.0, 1.0, 1.0, 1.0, 1.0, 1.0, NaN, NaN], [NaN, NaN, 1.0, 1.0, 1.0, 1.0, 1.0, 1.0, NaN, NaN], [NaN, NaN, NaN, 1.0, 1.0, 1.0, 1.0, 1.0, NaN, NaN], [NaN, NaN, NaN, 1.0, 1.0, 1.0, 1.0, NaN, NaN, NaN], [NaN, NaN, NaN, NaN, 1.0, 1.0, 1.0, NaN, NaN, NaN], [NaN, NaN, NaN, NaN, NaN, 1.0, NaN, NaN, NaN, NaN]]}, {"colorscale": [[0, "rgb(0, 0, 0)"], [0.09091, "rgb(16, 16, 16)"], [0.1818, "rgb(38, 38, 38)"], [0.2727, "rgb(59, 59, 59)"], [0.3636, "rgb(81, 80, 80)"], [0.4545, "rgb(102, 101, 101)"], [0.5455, "rgb(124, 123, 122)"], [0.6364, "rgb(146, 146, 145)"], [0.7273, "rgb(171, 171, 170)"], [0.8182, "rgb(197, 197, 195)"], [0.9091, "rgb(224, 224, 223)"], [1, "rgb(254, 254, 253)"]], "showscale": false, "type": "heatmap", "xaxis": "x17", "yaxis": "y17", "z": {"elided": "12x16 float values"}}, {"colorscale": [[0, "rgb(255,245,240)"], [0.125, "rgb(254,224,210)"], [0.25, "rgb(252,187,161)"], [0.375, "rgb(252,146,114)"], [0.5, "rgb(251,106,74)"], [0.625, "rgb(239,59,44)"], [0.75, "rgb(203,24,29)"], [0.875, "rgb(165,15,21)"], [1, "rgb(103,0,13)"]], "opacity": 0.35, "showscale": false, "type": "heatmap", "xaxis": "x17", "yaxis": "y17", "z": {"elided": "12x16 float values"}}, {"colorscale": [[0, "rgb(0, 0, 0)"], [0.09091, "rgb(16, 16, 16)"], [0.1818, "rgb(38, 38, 38)"], [0.2727, "rgb(59, 59, 59)"], [0.3636, "rgb(81, 80, 80)"], [0.4545, "rgb(102, 101, 101)"], [0.5455, "rgb(124, 123, 122)"], [0.6364, "rgb(146, 146, 145)"], [0.7273, "rgb(171, 171, 170)"], [0.8182, "rgb(197, 197, 195)"], [0.9091, "rgb(224, 224, 223)"], [1, "rgb(254, 254, 253)"]], "showscale": false, "type": "heatmap", "xaxis": "x18", "yaxis": "y18", "z": {"elided": "12x12 float values"}}, {"colorscale": [[0, "rgb(255,245,240)"], [0.125, "rgb(254,224,210)"], [0.25, "rgb(252,187,161)"], [0.375, "rgb(252,146,114)"], [0.5, "rgb(251,106,74)"], [0.625, "rgb(239,59,44)"], [0.75, "rgb(203,24,29)"], [0.875, "rgb(165,15,21)"], [1, "rgb(103,0,13)"]], "opacity": 0.35, "showscale": false, "type": "heatmap", "xaxis": "x18", "yaxis": "y18", "z": {"elided": "12x12 float values"}}, {"colorscale": [[0, "rgb(0, 0, 0)"], [0.09091, "rgb(16, 16, 16)"], [0.1818, "rgb(38, 38, 38)"], [0.2727, "rgb(59, 59, 59)"], [0.3636, "rgb(81, 80, 80)"], [0.4545, "rgb(102, 101, 101)"], [0.5455, "rgb(124, 123, 122)"], [0.6364, "rgb(146, 146, 145)"], [0.7273, "rgb(171, 171, 170)"], [0.8182, "rgb(197, 197, 195)"], [0.9091, "rgb(224, 224, 223)"], [1, "rgb(254, 254, 253)"]], "showscale": false, "type": "heatmap", "xaxis": "x19", "yaxis": "y19", "z": {"elided": "14x11 float values"}}, {"colorscale": [[0, "rgb(255,245,240)"], [0.125, "rgb(254,224,210)"], [0.25, "rgb(252,187,161)"], [0.375, "rgb(252,146,114)"], [0.5, "rgb(251,106,74)"], [0.625, "rgb(239,59,44)"], [0.75, "rgb(203,24,29)"], [0.875, "rgb(165,15,21)"], [1, "rgb(103,0,13)"]], "opacity": 0.35, "showscale": false, "type": "heatmap", "xaxis": "x19", "yaxis": "y19", "z": {"elided": "14x11 float values"}}, {"colorscale": [[0, "rgb(0, 0, 0)"], [0.09091, "rgb(16, 16, 16)"], [0.1818, "rgb(38, 38, 38)"], [0.2727, "rgb(59, 59, 59)"], [0.3636, "rgb(81, 80, 80)"], [0.4545, "rgb(102, 101, 101)"], [0.5455, "rgb(124, 123, 122)"], [0.6364, "rgb(146, 146, 145)"], [0.7273, "rgb(171, 171, 170)"], [0.8182, "rgb(197, 197, 195)"], [0.9091, "rgb(224, 224, 223)"], [1, "rgb(254, 254, 253)"]], "showscale": false, "type": "heatmap", "xaxis": "x20", "yaxis": "y20", "z": [[0.0, 0.0, 0.0, 0.3009, 0.2992, 0.2948, 0.284, 0.2695, 0.2618, 0.2655, 0.2761, 0.0], [0.0, 0.278, 0.4183, 0.4589, 0.4495, 0.4388, 0.3979, 0.3569, 0.3229, 0.3078, 0.3118, 0.2516], [0.0, 0.4191, 0.5462, 0.597, 0.582, 0.5903, 0.5662, 0.5257, 0.4679, 0.3975, 0.3495, 0.0], [0.0, 0.4845, 0.6167, 0.6654, 0.6708, 0.6868, 0.6634, 0.6364, 0.5754, 0.4629, 0.3514, 0.0], [0.2493, 0.5009, 0.6082, 0.6611, 0.6853, 0.7203, 0.7067, 0.656, 0.5786, 0.4521, 0.2328, 0.0], [0.0, 0.4666, 0.5494, 0.5965, 0.6277, 0.6735, 0.6826, 0.6371, 0.5394, 0.3678, 0.0, 0.0], [0.0, 0.0, 0.2723, 0.2995, 0.3785, 0.4925, 0.5559, 0.5247, 0.3919, 0.0, 0.0, 0.0]]}, {"colorscale": [[0, "rgb(255,245,240)"], [0.125, "rgb(254,224,210)"], [0.25, "rgb(252,187,161)"], [0.375, "rgb(252,146,114)"], [0.5, "rgb(251,106,74)"], [0.625, "rgb(239,59,44)"], [0.75, "rgb(203,24,29)"], [0.875, "rgb(165,15,21)"], [1, "rgb(103,0,13)"]], "opacity": 0.35, "showscale": false, "type": "heatmap", "xaxis": "x20", "yaxis": "y20", "z": [[NaN, NaN, NaN, 1.0, 1.0, 1.0, 1.0, 1.0, 1.0, 1.0, 1.0, NaN], [NaN, 1.0, 1.0, 1.0, 1.0, 1.0, 1.0, 1.0, 1.0, 1.0, 1.0, 1.0], [NaN, 1.0, 1.0, 1.0, 1.0, 1.0, 1.0, 1.0, 1.0, 1.0, 1.0, NaN], [NaN, 1.0, 1.0, 1.0, 1.0, 1.0, 1.0, 1.0, 1.0, 1.0, 1.0, NaN], [1.0, 1.0, 1.0, 1.0, 1.0, 1.0, 1.0, 1.0, 1.0, 1.0, 1.0, NaN], [NaN, 1.0, 1.0, 1.0, 1.0, 1.0, 1.0, 1.0, 1.0, 1.0, NaN, NaN], [NaN, NaN, 1.0, 1.0, 1.0, 1.0, 1.0, 1.0, 1.0, NaN, NaN, NaN]]}], "layout": {"annotations": [{"font": {"size": 16}, "showarrow": false, "text": "alm1pea1_obj001<br>area=84", "x": 0.084, "xanchor": "center", "xref": "paper", "y": 1, "yanchor": "bottom", "yref": "paper"}, {"font": {"size": 16}, "showarrow": false, "text": "alm1pea1_obj002<br>area=73", "x": 0.292, "xanchor": "center", "xref": "paper", "y": 1, "yanchor": "bottom", "yref": "paper"}, {"font": {"size": 16}, "showarrow": false, "text": "alm1pea1_obj003<br>area=91", "x": 0.5, "xanchor": "center", "xref": "paper", "y": 1, "yanchor": "bottom", "yref": "paper"}, {"font": {"size": 16}, "showarrow": false, "text": "alm1pea1_obj004<br>area=73", "x": 0.708, "xanchor": "center", "xref": "paper", "y": 1, "yanchor": "bottom", "yref": "paper"}, {"font": {"size": 16}, "showarrow": false, "text": "alm1pea1_obj005<br>area=126", "x": 0.916, "xanchor": "center", "xref": "paper", "y": 1, "yanchor": "bottom", "yref": "paper"}, {"font": {"size": 16}, "showarrow": false, "text": "alm1pea1_obj006<br>area=93", "x": 0.084, "xanchor": "center", "xref": "paper", "y": 0.7188, "yanchor": "bottom", "yref": "paper"}, {"font": {"size": 16}, "showarrow": false, "text": "alm1pea1_obj007<br>area=77", "x": 0.292, "xanchor": "center", "xref": "paper", "y": 0.7188, "yanchor": "bottom", "yref": "paper"}, {"font": {"size": 16}, "showarrow": false, "text": "alm1pea1_obj008<br>area=99", "x": 0.5, "xanchor": "center", "xref": "paper", "y": 0.7188, "yanchor": "bottom", "yref": "paper"}, {"font": {"size": 16}, "showarrow": false, "text": "alm1pea1_obj009<br>area=71", "x": 0.708, "xanchor": "center", "xref": "paper", "y": 0.7188, "yanchor": "bottom", "yref": "paper"}, {"font": {"size": 16}, "showarrow": false, "text": "alm1pea1_obj010<br>area=44", "x": 0.916, "xanchor": "center", "xref": "paper", "y": 0.7188, "yanchor": "bottom", "yref": "paper"}, {"font": {"size": 16}, "showarrow": false, "text": "alm1pea1_obj011<br>area=61", "x": 0.084, "xanchor": "center", "xref": "paper", "y": 0.4375, "yanchor": "bottom", "yref": "paper"}, {"font": {"size": 16}, "showarrow": false, "text": "alm1pea1_obj012<br>area=68", "x": 0.292, "xanchor": "center", "xref": "paper", "y": 0.4375, "yanchor": "bottom", "yref": "paper"}, {"font": {"size": 16}, "showarrow": false, "text": "alm1pea1_obj013<br>area=71", "x": 0.5, "xanchor": "center", "xref": "paper", "y": 0.4375, "yanchor": "bottom", "yref": "paper"}, {"font": {"size": 16}, "showarrow": false, "text": "alm1pea1_obj014<br>area=65", "x": 0.708, "xanchor": "center", "xref": "paper", "y": 0.4375, "yanchor": "bottom", "yref": "paper"}, {"font": {"size": 16}, "showarrow": false, "text": "alm1pea1_obj015<br>area=100", "x": 0.916, "xanchor": "center", "xref": "paper", "y": 0.4375, "yanchor": "bottom", "yref": "paper"}, {"font": {"size": 16}, "showarrow": false, "text": "alm1pea1_obj016<br>area=69", "x": 0.084, "xanchor": "center", "xref": "paper", "y": 0.1562, "yanchor": "bottom", "yref": "paper"}, {"font": {"size": 16}, "showarrow": false, "text": "alm1pea1_obj017<br>area=123", "x": 0.292, "xanchor": "center", "xref": "paper", "y": 0.1562, "yanchor": "bottom", "yref": "paper"}, {"font": {"size": 16}, "showarrow": false, "text": "alm1pea1_obj018<br>area=98", "x": 0.5, "xanchor": "center", "xref": "paper", "y": 0.1562, "yanchor": "bottom", "yref": "paper"}, {"font": {"size": 16}, "showarrow": false, "text": "alm1pea1_obj019<br>area=100", "x": 0.708, "xanchor": "center", "xref": "paper", "y": 0.1562, "yanchor": "bottom", "yref": "paper"}, {"font": {"size": 16}, "showarrow": false, "text": "alm1pea1_obj020<br>area=66", "x": 0.916, "xanchor": "center", "xref": "paper", "y": 0.1562, "yanchor": "bottom", "yref": "paper"}], "height": 880, "title": {"text": "Detected objects — alm1pea1"}, "width": 1100, "xaxis": {"anchor": "y", "domain": [0, 0.168]}, "xaxis10": {"anchor": "y10", "domain": [0.832, 1]}, "xaxis11": {"anchor": "y11", "domain": [0, 0.168]}, "xaxis12": {"anchor": "y12", "domain": [0.208, 0.376]}, "xaxis13": {"anchor": "y13", "domain": [0.416, 0.584]}, "xaxis14": {"anchor": "y14", "domain": [0.624, 0.792]}, "xaxis15": {"anchor": "y15", "domain": [0.832, 1]}, "xaxis16": {"anchor": "y16", "domain": [0, 0.168]}, "xaxis17": {"anchor": "y17", "domain": [0.208, 0.376]}, "xaxis18": {"anchor": "y18", "domain": [0.416, 0.584]}, "xaxis19": {"anchor": "y19", "domain": [0.624, 0.792]}, "xaxis2": {"anchor": "y2", "domain": [0.208, 0.376]}, "xaxis20": {"anchor": "y20", "domain": [0.832, 1]}, "xaxis3": {"anchor": "y3", "domain": [0.416, 0.584]}, "xaxis4": {"anchor": "y4", "domain": [0.624, 0.792]}, "xaxis5": {"anchor": "y5", "domain": [0.832, 1]}, "xaxis6": {"anchor": "y6", "domain": [0, 0.168]}, "xaxis7": {"anchor": "y7", "domain": [0.208, 0.376]}, "xaxis8": {"anchor": "y8", "domain": [0.416, 0.584]}, "xaxis9": {"anchor": "y9", "domain": [0.624, 0.792]}, "yaxis": {"anchor": "x", "autorange": "reversed", "domain": [0.8438, 1]}, "yaxis10": {"anchor": "x10", "autorange": "reversed", "domain": [0.5625, 0.7188]}, "yaxis11": {"anchor": "x11", "autorange": "reversed", "domain": [0.2812, 0.4375]}, "yaxis12": {"anchor": "x12", "autorange": "reversed", "domain": [0.2812, 0.4375]}, "yaxis13": {"anchor": "x13", "autorange": "reversed", "domain": [0.2812, 0.4375]}, "yaxis14": {"anchor": "x14", "autorange": "reversed", "domain": [0.2812, 0.4375]}, "yaxis15": {"anchor": "x15", "autorange": "reversed", "domain": [0.2812, 0.4375]}, "yaxis16": {"anchor": "x16", "autorange": "reversed", "domain": [0, 0.1562]}, "yaxis17": {"anchor": "x17", "autorange": "reversed", "domain": [0, 0.1562]}, "yaxis18": {"anchor": "x18", "autorange": "reversed", "domain": [0, 0.1562]}, "yaxis19": {"anchor": "x19", "autorange": "reversed", "domain": [0, 0.1562]}, "yaxis2": {"anchor": "x2", "autorange": "reversed", "domain": [0.8438, 1]}, "yaxis20": {"anchor": "x20", "autorange": "reversed", "domain": [0, 0.1562]}, "yaxis3": {"anchor": "x3", "autorange": "reversed", "domain": [0.8438, 1]}, "yaxis4": {"anchor": "x4", "autorange": "reversed", "domain": [0.8438, 1]}, "yaxis5": {"anchor": "x5", "autorange": "reversed", "domain": [0.8438, 1]}, "yaxis6": {"anchor": "x6", "autorange": "reversed", "domain": [0.5625, 0.7188]}, "yaxis7": {"anchor": "x7", "autorange": "reversed", "domain": [0.5625, 0.7188]}, "yaxis8": {"anchor": "x8", "autorange": "reversed", "domain": [0.5625, 0.7188]}, "yaxis9": {"anchor": "x9", "autorange": "reversed", "domain": [0.5625, 0.7188]}}}

### Figure 2 — Plotly figure (JSON) as saved in the notebook; plotly's stock layout.template omitted (floating-point values rounded to 4 significant figures; data arrays with more than 128 entries replaced by an {"elided": "..."} marker saying what was removed)
{"data": [{"colorbar": {"title": {"text": "Image ref"}}, "colorscale": [[0, "rgb(0, 0, 0)"], [0.09091, "rgb(16, 16, 16)"], [0.1818, "rgb(38, 38, 38)"], [0.2727, "rgb(59, 59, 59)"], [0.3636, "rgb(81, 80, 80)"], [0.4545, "rgb(102, 101, 101)"], [0.5455, "rgb(124, 123, 122)"], [0.6364, "rgb(146, 146, 145)"], [0.7273, "rgb(171, 171, 170)"], [0.8182, "rgb(197, 197, 195)"], [0.9091, "rgb(224, 224, 223)"], [1, "rgb(254, 254, 253)"]], "showscale": true, "type": "heatmap", "xaxis": "x", "yaxis": "y", "z": {"elided": "11x12 float values"}}, {"colorscale": [[0, "rgb(255,245,240)"], [0.125, "rgb(254,224,210)"], [0.25, "rgb(252,187,161)"], [0.375, "rgb(252,146,114)"], [0.5, "rgb(251,106,74)"], [0.625, "rgb(239,59,44)"], [0.75, "rgb(203,24,29)"], [0.875, "rgb(165,15,21)"], [1, "rgb(103,0,13)"]], "opacity": 0.35, "showscale": false, "type": "heatmap", "xaxis": "x", "yaxis": "y", "z": {"elided": "11x12 float values"}}, {"mode": "lines", "name": "mean_spectrum", "type": "scatter", "x": [1200.0, 1212.0, 1224.0, 1236.0, 1248.0, 1260.0, 1272.0, 1284.0, 1296.0, 1307.0, 1319.0, 1331.0, 1343.0, 1355.0, 1367.0, 1379.0, 1391.0, 1403.0, 1415.0, 1427.0, 1439.0, 1451.0, 1463.0, 1475.0, 1487.0, 1499.0, 1511.0, 1523.0, 1535.0, 1547.0, 1559.0, 1570.0, 1582.0, 1594.0], "xaxis": "x2", "y": [0.2771, 0.2694, 0.294, 0.329, 0.3474, 0.3576, 0.3614, 0.3633, 0.3645, 0.3657, 0.364, 0.3593, 0.3508, 0.3351, 0.3137, 0.2895, 0.2636, 0.2506, 0.2286, 0.2146, 0.205, 0.2006, 0.1983, 0.197, 0.1966, 0.1959, 0.1968, 0.1985, 0.2016, 0.2057, 0.2095, 0.2104, 0.2123, 0.2153], "yaxis": "y2"}, {"line": {"dash": "dash"}, "mode": "lines", "name": "+1 std", "opacity": 0.5, "type": "scatter", "x": [1200.0, 1212.0, 1224.0, 1236.0, 1248.0, 1260.0, 1272.0, 1284.0, 1296.0, 1307.0, 1319.0, 1331.0, 1343.0, 1355.0, 1367.0, 1379.0, 1391.0, 1403.0, 1415.0, 1427.0, 1439.0, 1451.0, 1463.0, 1475.0, 1487.0, 1499.0, 1511.0, 1523.0, 1535.0, 1547.0, 1559.0, 1570.0, 1582.0, 1594.0], "xaxis": "x2", "y": [0.343, 0.3344, 0.362, 0.4022, 0.4236, 0.4351, 0.4387, 0.4415, 0.4429, 0.444, 0.442, 0.437, 0.4267, 0.4087, 0.3838, 0.3566, 0.3272, 0.3127, 0.289, 0.2728, 0.2622, 0.2572, 0.2545, 0.2534, 0.253, 0.2518, 0.2533, 0.2549, 0.2586, 0.263, 0.2671, 0.2683, 0.2707, 0.2743], "yaxis": "y2"}, {"line": {"dash": "dash"}, "mode": "lines", "name": "-1 std", "opacity": 0.5, "type": "scatter", "x": [1200.0, 1212.0, 1224.0, 1236.0, 1248.0, 1260.0, 1272.0, 1284.0, 1296.0, 1307.0, 1319.0, 1331.0, 1343.0, 1355.0, 1367.0, 1379.0, 1391.0, 1403.0, 1415.0, 1427.0, 1439.0, 1451.0, 1463.0, 1475.0, 1487.0, 1499.0, 1511.0, 1523.0, 1535.0, 1547.0, 1559.0, 1570.0, 1582.0, 1594.0], "xaxis": "x2", "y": [0.2111, 0.2044, 0.226, 0.2559, 0.2712, 0.2802, 0.284, 0.2851, 0.2861, 0.2875, 0.286, 0.2816, 0.2749, 0.2615, 0.2437, 0.2224, 0.2001, 0.1884, 0.1681, 0.1564, 0.1478, 0.144, 0.1421, 0.1406, 0.1403, 0.14, 0.1403, 0.1421, 0.1446, 0.1484, 0.1519, 0.1526, 0.1538, 0.1562], "yaxis": "y2"}], "layout": {"annotations": [{"font": {"size": 16}, "showarrow": false, "text": "alm1pea1_obj001 — crop", "x": 0.225, "xanchor": "center", "xref": "paper", "y": 1, "yanchor": "bottom", "yref": "paper"}, {"font": {"size": 16}, "showarrow": false, "text": "mean_spectrum", "x": 0.775, "xanchor": "center", "xref": "paper", "y": 1, "yanchor": "bottom", "yref": "paper"}], "height": 500, "title": {"text": "alm1pea1_obj001 | type=unknown | source=alm1pea1 | area=84"}, "width": 1000, "xaxis": {"anchor": "y", "domain": [0, 0.45]}, "xaxis2": {"anchor": "y2", "domain": [0.55, 1], "title": {"text": "Wavelength (nm)"}}, "yaxis": {"anchor": "x", "autorange": "reversed", "domain": [0, 1], "scaleanchor": "x"}, "yaxis2": {"anchor": "x2", "domain": [0, 1], "title": {"text": "reflectance"}}}}
